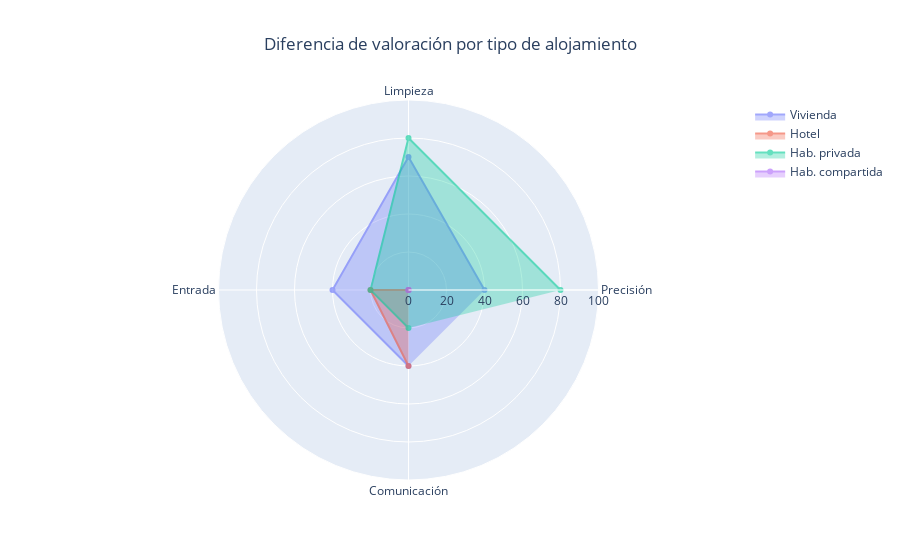

Source (notebook cell):
### Markdown cell above
Segmentamos por tipo de alojamiento

### Code cell
# Traducción tipo de alojamiento
trad_alojamientos = {
    'Entire home/apt' : 'Vivienda',
    'Hotel room' : 'Hotel',
    'Private room' : 'Hab. privada',
    'Shared room' : 'Hab. compartida'
}

# Filtrar filas con datos completos
df_clean = df.dropna(subset=cols + ['review_scores_value', 'room_type'])

# Agrupar solo por tipo de alojamiento
grouped = df_clean.groupby('room_type')

# Inicializar figura
fig = go.Figure()

# Añadir una traza por tipo de alojamiento
for room_type, group in grouped:
    mejor = group.loc[group['review_scores_value'].idxmax()]
    peor = group.loc[group['review_scores_value'].idxmin()]
    diferencias = (mejor[cols] - peor[cols]).rename(traducciones)

    # Etiquetas más limpias
    theta_labels = diferencias.index
    r_values = diferencias.values

    fig.add_trace(go.Scatterpolar(
        r=r_values,
        theta=theta_labels,
        fill='toself',
        name=trad_alojamientos.get(room_type, room_type),
        mode='lines+markers',
        opacity=0.6  # Mejora la legibilidad al superponer
    ))

# Configuración del gráfico
fig.update_layout(
    autosize=False,
    polar=dict(
        radialaxis=dict(
            visible=True,
            range=[0, df_clean[cols].max().max()]
        )
    ),
    title="Diferencia de valoración por tipo de alojamiento",
    title_x=0.5,
    showlegend=True
)

fig.show()

### Figure 1 — Plotly figure (JSON) as saved in the notebook; plotly's stock layout.template omitted (floating-point values rounded to 4 significant figures)
{"data": [{"fill": "toself", "mode": "lines+markers", "name": "Vivienda", "opacity": 0.6, "r": [40, 70, 40, 40], "theta": ["Precisión", "Limpieza", "Entrada", "Comunicación"], "type": "scatterpolar"}, {"fill": "toself", "mode": "lines+markers", "name": "Hotel", "opacity": 0.6, "r": [-40, 0, 20, 40], "theta": ["Precisión", "Limpieza", "Entrada", "Comunicación"], "type": "scatterpolar"}, {"fill": "toself", "mode": "lines+markers", "name": "Hab. privada", "opacity": 0.6, "r": [80, 80, 20, 20], "theta": ["Precisión", "Limpieza", "Entrada", "Comunicación"], "type": "scatterpolar"}, {"fill": "toself", "mode": "lines+markers", "name": "Hab. compartida", "opacity": 0.6, "r": [0, 0, 0, 0], "theta": ["Precisión", "Limpieza", "Entrada", "Comunicación"], "type": "scatterpolar"}], "layout": {"autosize": false, "polar": {"radialaxis": {"range": [0, 100], "visible": true}}, "showlegend": true, "title": {"text": "Diferencia de valoración por tipo de alojamiento", "x": 0.5}}}
